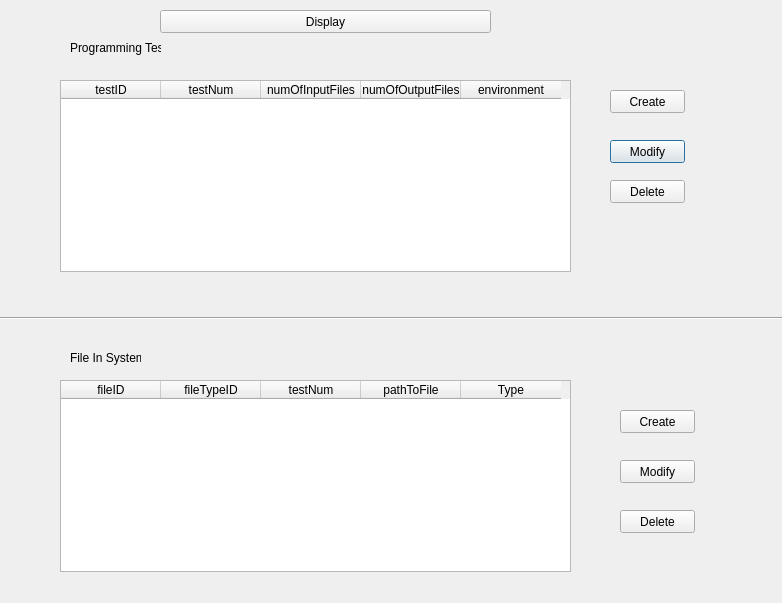
<?xml version="1.0" encoding="UTF-8"?>
<ui version="4.0">
 <class>ProgramDetail</class>
 <widget class="QDialog" name="ProgramDetail">
  <property name="geometry">
   <rect>
    <x>0</x>
    <y>0</y>
    <width>782</width>
    <height>603</height>
   </rect>
  </property>
  <property name="windowTitle">
   <string>Dialog</string>
  </property>
  <widget class="QLabel" name="label_2">
   <property name="geometry">
    <rect>
     <x>70</x>
     <y>350</y>
     <width>71</width>
     <height>16</height>
    </rect>
   </property>
   <property name="text">
    <string>File In System</string>
   </property>
  </widget>
  <widget class="QPushButton" name="pushButton_ModifyPT">
   <property name="geometry">
    <rect>
     <x>610</x>
     <y>140</y>
     <width>75</width>
     <height>23</height>
    </rect>
   </property>
   <property name="text">
    <string>Modify</string>
   </property>
  </widget>
  <widget class="QPushButton" name="pushButton_Display">
   <property name="geometry">
    <rect>
     <x>160</x>
     <y>10</y>
     <width>331</width>
     <height>23</height>
    </rect>
   </property>
   <property name="text">
    <string>Display</string>
   </property>
  </widget>
  <widget class="QPushButton" name="pushButton_3">
   <property name="geometry">
    <rect>
     <x>620</x>
     <y>510</y>
     <width>75</width>
     <height>23</height>
    </rect>
   </property>
   <property name="text">
    <string>Delete</string>
   </property>
  </widget>
  <widget class="QPushButton" name="pushButton_createPT">
   <property name="geometry">
    <rect>
     <x>610</x>
     <y>90</y>
     <width>75</width>
     <height>23</height>
    </rect>
   </property>
   <property name="text">
    <string>Create</string>
   </property>
  </widget>
  <widget class="QTableWidget" name="tableWidget_progTest">
   <property name="geometry">
    <rect>
     <x>60</x>
     <y>80</y>
     <width>511</width>
     <height>192</height>
    </rect>
   </property>
   <property name="selectionBehavior">
    <enum>QAbstractItemView::SelectRows</enum>
   </property>
   <column>
    <property name="text">
     <string>testID</string>
    </property>
   </column>
   <column>
    <property name="text">
     <string>testNum</string>
    </property>
   </column>
   <column>
    <property name="text">
     <string>numOfInputFiles</string>
    </property>
   </column>
   <column>
    <property name="text">
     <string>numOfOutputFiles</string>
    </property>
   </column>
   <column>
    <property name="text">
     <string>environment</string>
    </property>
   </column>
  </widget>
  <widget class="QPushButton" name="pushButton_DeletePT">
   <property name="geometry">
    <rect>
     <x>610</x>
     <y>180</y>
     <width>75</width>
     <height>23</height>
    </rect>
   </property>
   <property name="text">
    <string>Delete</string>
   </property>
  </widget>
  <widget class="QLabel" name="label">
   <property name="geometry">
    <rect>
     <x>70</x>
     <y>40</y>
     <width>91</width>
     <height>16</height>
    </rect>
   </property>
   <property name="text">
    <string>Programming Test</string>
   </property>
  </widget>
  <widget class="Line" name="line">
   <property name="geometry">
    <rect>
     <x>0</x>
     <y>310</y>
     <width>1051</width>
     <height>16</height>
    </rect>
   </property>
   <property name="orientation">
    <enum>Qt::Horizontal</enum>
   </property>
  </widget>
  <widget class="QTableWidget" name="tableWidget_fileInSys">
   <property name="geometry">
    <rect>
     <x>60</x>
     <y>380</y>
     <width>511</width>
     <height>192</height>
    </rect>
   </property>
   <property name="selectionBehavior">
    <enum>QAbstractItemView::SelectRows</enum>
   </property>
   <column>
    <property name="text">
     <string>fileID</string>
    </property>
   </column>
   <column>
    <property name="text">
     <string>fileTypeID</string>
    </property>
   </column>
   <column>
    <property name="text">
     <string>testNum</string>
    </property>
   </column>
   <column>
    <property name="text">
     <string>pathToFile</string>
    </property>
   </column>
   <column>
    <property name="text">
     <string>Type</string>
    </property>
   </column>
  </widget>
  <widget class="QPushButton" name="pushButton_createFIS">
   <property name="geometry">
    <rect>
     <x>620</x>
     <y>410</y>
     <width>75</width>
     <height>23</height>
    </rect>
   </property>
   <property name="text">
    <string>Create</string>
   </property>
  </widget>
  <widget class="QPushButton" name="pushButton_ModifyFIS">
   <property name="geometry">
    <rect>
     <x>620</x>
     <y>460</y>
     <width>75</width>
     <height>23</height>
    </rect>
   </property>
   <property name="text">
    <string>Modify</string>
   </property>
  </widget>
 </widget>
 <resources/>
 <connections/>
</ui>
